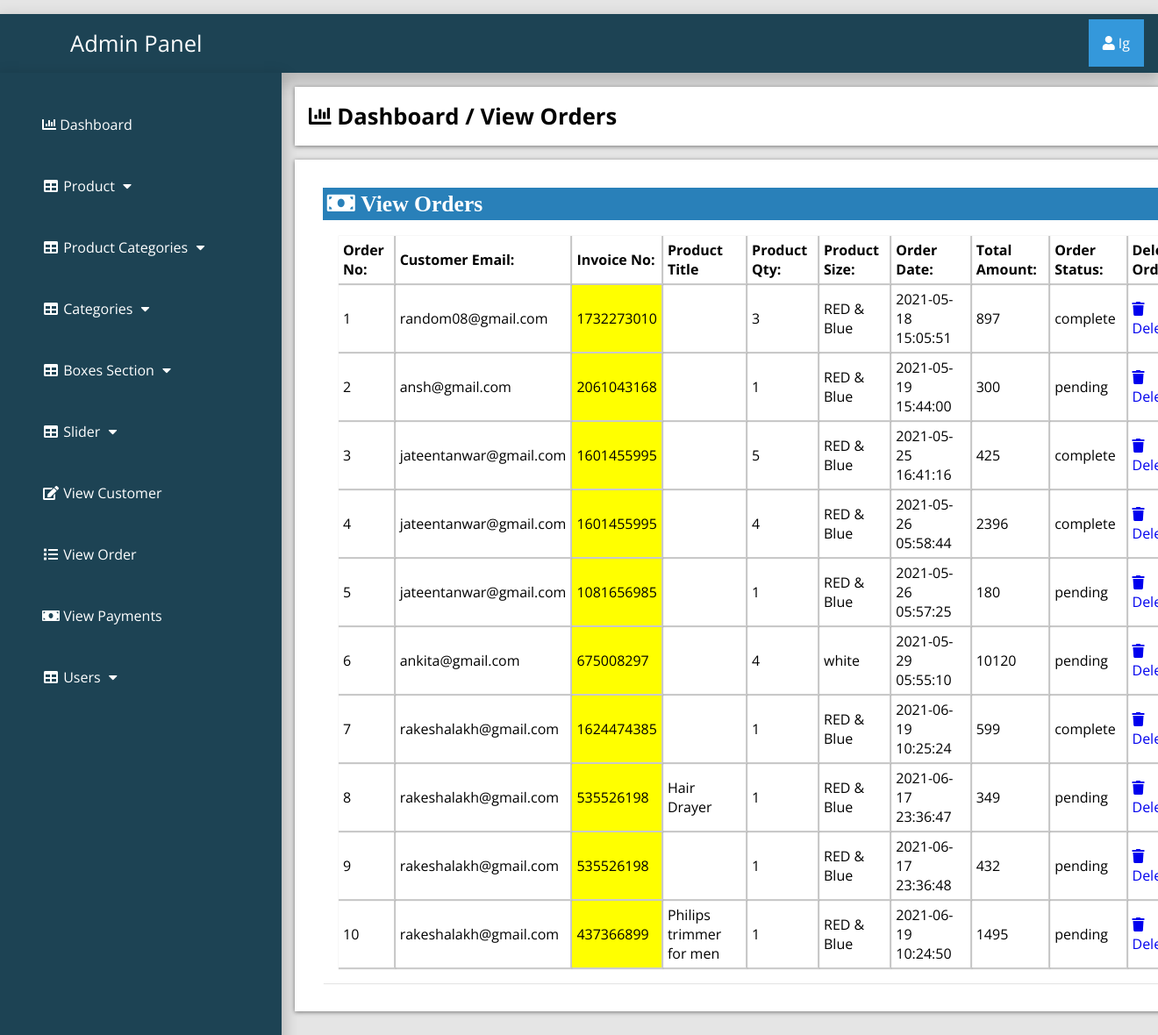
The page /admin_area/index.php?view_order (signed in) on the database its author committed.
### tables this page shows
CREATE TABLE `customer_order` (
  `order_id` int(10) NOT NULL,
  `customer_id` int(10) NOT NULL,
  `product_id` int(100) NOT NULL,
  `due_amount` int(100) NOT NULL,
  `invoice_no` int(100) NOT NULL,
  `qty` int(10) NOT NULL,
  `size` text NOT NULL,
  `order_date` timestamp NOT NULL DEFAULT current_timestamp() ON UPDATE current_timestamp(),
  `order_status` text NOT NULL
);

CREATE TABLE `customers` (
  `customer_id` int(100) NOT NULL,
  `customer_name` varchar(255) NOT NULL,
  `customer_email` varchar(255) NOT NULL,
  `customer_pass` varchar(255) NOT NULL,
  `customer_country` text NOT NULL,
  `customer_city` text NOT NULL,
  `customer_contact` varchar(255) NOT NULL,
  `customer_address` text NOT NULL,
  `customer_image` text NOT NULL,
  `customer_ip` varchar(255) NOT NULL
);

CREATE TABLE `products` (
  `product_id` int(10) NOT NULL,
  `p_cat_id` int(10) NOT NULL,
  `cat_id` int(10) NOT NULL,
  `date` timestamp NOT NULL DEFAULT current_timestamp() ON UPDATE current_timestamp(),
  `product_title` text NOT NULL,
  `product_img1` text NOT NULL,
  `product_img2` text NOT NULL,
  `product_img3` text NOT NULL,
  `product_price` int(10) NOT NULL,
  `product_desc` text NOT NULL,
  `product_keyword` text NOT NULL
);

### admin_area/view_order.php (the view)
<?php
if (!isset($_SESSION['admin_email'])){
  echo "<script>window.open('login.php','_self')</script>";
  }else{
?>
<div class="row">
	<div class="col-lg-12">
		<div class="breadcrump">
			<li class="active">
				<i class="fa fa-bar-chart"></i>
				Dashboard / View Orders
			</li>
		</div>
	</div>
</div>
<div class="row">
	<div class="col-lg-12">
		<div class="panel panel-default">
			<div class="panel-heading">
				<h3 class="panel-title">
					<i class="fa fa-money fa-fw"> View Orders </i>
				</h3>
			</div>
			<div class="panel-body">
				<div class="table-responsive">
					<table class="table table-bordered table-hover table-striped">
						<thead>
							<tr>
								<th> Order No: </th>
								<th>Customer Email: </th>
								<th>Invoice No: </th>
								<th>Product Title</th>
								<th> Product Qty: </th>
								<th> Product Size: </th>
								<th> Order Date: </th>
								<th> Total Amount: </th>
								<th> Order Status: </th>
								<th> Delete Order: </th>
							</tr>
						</thead>
						<tbody>
							<?php
							$i=0;
							$get_orders="select * from customer_order";
                            $run_orders=mysqli_query($con,$get_orders);
                            while ($row_orders=mysqli_fetch_array($run_orders)) {
                            	$order_id=$row_orders['order_id'];
                            	$c_id=$row_orders['customer_id'];
                            	$invoice_no=$row_orders['invoice_no'];
                            	$product_id=$row_orders['product_id'];
                            	$qty=$row_orders['qty'];
                            	$size=$row_orders['size'];
                            	$order_date=$row_orders['order_date'];
                            	$due_amount=$row_orders['due_amount'];
                            	$order_status=$row_orders['order_status'];
                            	$get_products="select * from products where product_id='$product_id'";
                            	$run_products=mysqli_query($con,$get_products);
                            	$row_products=mysqli_fetch_array($run_products);
                            	$product_title=$row_products['product_title'];
                            	$i++;
                            	 ?>
							<tr>
								<td><?php echo $i; ?></td>
								<td>
									<?php
                                       $get_customer="select * from customers where customer_id='$c_id'";
                                       $run_customer=mysqli_query($con,$get_customer);
                                       $row_customer=mysqli_fetch_array($run_customer);
                                       $customer_email=$row_customer['customer_email'];
                                       echo $customer_email;
									  ?>
								</td>
								<td bgcolor="yellow"><?php echo $invoice_no; ?></td>
								<td><?php echo $product_title; ?></td>
                                <td><?php echo $qty; ?></td>
								<td><?php echo $size; ?></td>
								<td><?php echo $order_date; ?></td>
								<td><?php echo $due_amount; ?></td>
								<td>
									<?php
                                        if ($order_status=='pending') {
                                        	echo $order_status='pending';
                                        }else{
                                        	echo $order_status='complete';
                                        }
									 ?>
								</td>
								<td>
									<a href="index.php?order_delete=<?php echo $order_id;  ?>">
										<i class="fa fa-trash"></i> Delete
									</a>
								</td>
							</tr>
						<?php } ?>
						</tbody>
					</table>
				</div>
			</div>
		</div>
	</div>
</div>
<?php } ?>

### admin_area/includes/sidebar.php (shortened to what this page needs)
<?php
if (!isset($_SESSION['admin_email'])){
  echo "<script>window.open('login.php','_self')</script>";
  }else{
?>
<nav class="navbar navbar-inverse navbar-fixed-top" >
	<div class="navbar-header">
		<a href="index.php?dashboard" class="navbar-brand"><span>Admin Panel</span></a>
	</div>
		<div class="dropdown">
		 <button onclick="myFunction()" class="dropbtn"><i class="fa fa-user"></i> <?php echo $admin_name; ?></a></button>
		</div>
	<div class="collapse navbar-collapse navbar-ex1-collapse">
	<ul class="nav navbar-nav side-nav">
  <li>
    <a href="index.php?dashboard"><i class="fa fa-bar-chart"></i> Dashboard</a>
  </li>
  <li class="button-dropdown" id="#products">
    <a href="#" class="dropdown-toggle" data-toggle="collapse" data-target="#products"><i class="fa fa-fw fa-table"></i> Product <i class="fa fa-fw fa-caret-down"></i></a>
  </li>
  <li class="button-dropdown" id="#products_cat">
    <a href="#" class="dropdown-toggle" data-toggle="collapse" data-target="#products_cat"><i class="fa fa-fw fa-table"></i> Product Categories <i class="fa fa-fw fa-caret-down"></i></a>
  </li>
  <li class="button-dropdown" id="#category">
    <a href="#" class="dropdown-toggle" data-toggle="collapse" data-target="#category"><i class="fa fa-fw fa-table"></i> Categories <i class="fa fa-fw fa-caret-down"></i></a>
  </li>
<li class="button-dropdown" >
  <a href="#" class="dropdown-toggle" data-toggle="collapse" data-target="#boxes">
    <i class="fa fa-fw fa-table"></i> Boxes Section <i class="fa fa-fw fa-caret-down"></i>
  </a>
</li>
  <li class="button-dropdown">
    <a href="#" class="dropdown-toggle" data-toggle="collapse" data-target="#slider"><i class="fa fa-fw fa-table"></i>  Slider <i class="fa fa-fw fa-caret-down"></i></a>
  </li>
  <li>
  	<a href="index.php?view_customer">
  		<i class="fa fa-fw fa-edit"></i> View Customer
  	</a>
  </li>
  <li>
  	<a href="index.php?view_order">
  		<i class="fa fa-fw fa-list"></i> View Order
  	</a>
  </li>
  <li>
  	<a href="index.php?view_payments">
  		<i class="fa fa-fw fa-money"></i> View Payments
  	</a>
  </li>
  <li class="button-dropdown">
    <a href="#" class="dropdown-toggle" data-toggle="collapse" data-target="#users"><i class="fa fa-fw fa-table"></i>  Users <i class="fa fa-fw fa-caret-down"></i></a>
  </li>
</ul>
</div>
</nav>
<?php } ?>

### admin_area/css/style.css (style rules this page uses)
:root { --blue:#2980b9; }
body { margin-top: ; }
* { font-family: 'Open Sans', sans-serif; margin:0; padding:0; box-sizing: border-box; text-decoration: none; transition: all .2s cubic-bezier(.37,1.14,.26,1.24); }
html { background-color: rgba(0,0,0,.1); }
.navbar-fixed-top { background:#1d4354; padding: 1rem; margin-top: 1rem; box-shadow: 0px 8px 16px 4px rgba(0,0,0,0.2); margin-left: ; margin-right: ; }
.navbar-fixed-top a span { margin-left: 4rem; }
.navbar-fixed-top .navbar-brand { font-size: 1.6rem; color: #ffffff; }
.dropbtn { background-color: #3498DB; color: white; padding: 16px; font-size: 16px; border: none; cursor: pointer; }
.dropdown { position: relative; display: inline-block; float: right; margin-top: -2.8rem; }
.nav { position: absolute; top: 51px; margin-top: 32px; width: auto; height: 110%; border-radius: 0; display: block; background-color: #1d4354; bottom: 0; overflow: hidden; padding-bottom: 40px; box-shadow: 0px 8px 16px 4px rgba(0,0,0,0.2); margin-left: -1rem; }
.nav>li>a { width: 225px; display: block; color: #ffffff; margin: 3rem; }
.row { width: 81.2%; background-color: #ffffff; margin: auto; margin-left: 21rem; margin-top: 1rem; padding: 1rem; display: ; }
.panel { text-align: left; box-shadow: 1px 1px 1px 0px rgba(0.1,0.1,0.1,0.1); margin: 1rem; background-color: #ffffff; padding: rem; }
.panel-heading .panel-title { background-color: #2980b9; color: #ffffff; padding: .3rem; }
.table-responsive .table-striped th { padding: 5px; box-shadow: 1px 1px 1px 1px rgba(0.1,0.1,0.1,0.2); }
.table-responsive .table-striped tbody td { box-shadow: 1px 1px 1px 1px rgba(0.1,0.1,0.1,0.2); padding:5px; }
.breadcrump .active { font-weight: bold; font-size: 1.6rem; }
.row { list-style: none; box-shadow: 0 1px 5px rgba(0, 0, 0, 0.5); }
.row .fa-money { font-size: 1.6rem; width: 50%; text-align: left; }
.panel-body { display: flex; align-items: center; justify-content: left; padding: 1rem; flex-wrap: wrap; }

### rows shown on the page
customer_order: customer.customer_email "random08@gmail.com", invoice_no "1732273010", qty "3", size "RED & Blue", order_date "2021-05-18 15:05:51", due_amount "897"
customer_order: customer.customer_email "ansh@gmail.com", invoice_no "2061043168", qty "1", size "RED & Blue", order_date "2021-05-19 15:44:00", due_amount "300"
customer_order: customer.customer_email "jateentanwar@gmail.com", invoice_no "1601455995", qty "5", size "RED & Blue", order_date "2021-05-25 16:41:16", due_amount "425"
customer_order: customer.customer_email "jateentanwar@gmail.com", invoice_no "1601455995", qty "4", size "RED & Blue", order_date "2021-05-26 05:58:44", due_amount "2396"
customer_order: customer.customer_email "jateentanwar@gmail.com", invoice_no "1081656985", qty "1", size "RED & Blue", order_date "2021-05-26 05:57:25", due_amount "180"
customer_order: customer.customer_email "ankita@gmail.com", invoice_no "675008297", qty "4", size "white", order_date "2021-05-29 05:55:10", due_amount "10120"
customer_order: customer.customer_email "rakeshalakh@gmail.com", invoice_no "1624474385", qty "1", size "RED & Blue", order_date "2021-06-19 10:25:24", due_amount "599"
customer_order: customer.customer_email "rakeshalakh@gmail.com", invoice_no "535526198", product.product_title "Hair Drayer", qty "1", size "RED & Blue", order_date "2021-06-17 23:36:47", due_amount "349"
customer_order: customer.customer_email "rakeshalakh@gmail.com", invoice_no "535526198", qty "1", size "RED & Blue", order_date "2021-06-17 23:36:48", due_amount "432"
customer_order: customer.customer_email "rakeshalakh@gmail.com", invoice_no "437366899", product.product_title "Philips trimmer for men", qty "1", size "RED & Blue", order_date "2021-06-19 10:24:50", due_amount "1495"

### other values the page prints
$admin_name "Ig"
